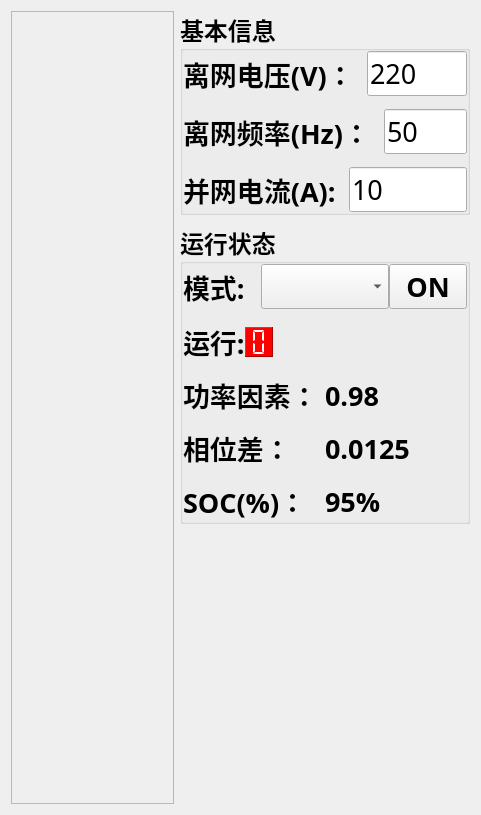
      <widget class="QWidget" name="page">
       <layout class="QHBoxLayout" name="horizontalLayout">
        <item>
         <widget class="QFrame" name="frame">
          <property name="sizePolicy">
           <sizepolicy hsizetype="Preferred" vsizetype="Preferred">
            <horstretch>5</horstretch>
            <verstretch>0</verstretch>
           </sizepolicy>
          </property>
          <property name="frameShape">
           <enum>QFrame::StyledPanel</enum>
          </property>
          <property name="frameShadow">
           <enum>QFrame::Raised</enum>
          </property>
          <layout class="QVBoxLayout" name="verticalLayout">
           <property name="spacing">
            <number>0</number>
           </property>
           <property name="leftMargin">
            <number>0</number>
           </property>
           <property name="topMargin">
            <number>0</number>
           </property>
           <property name="rightMargin">
            <number>0</number>
           </property>
           <property name="bottomMargin">
            <number>0</number>
           </property>
           <item>
            <widget class="QWidget" name="widget_11" native="true">
             <property name="sizePolicy">
              <sizepolicy hsizetype="Preferred" vsizetype="Preferred">
               <horstretch>0</horstretch>
               <verstretch>0</verstretch>
              </sizepolicy>
             </property>
             <layout class="QHBoxLayout" name="horizontalLayout_8">
              <property name="spacing">
               <number>0</number>
              </property>
              <property name="leftMargin">
               <number>0</number>
              </property>
              <property name="topMargin">
               <number>0</number>
              </property>
              <property name="rightMargin">
               <number>0</number>
              </property>
              <property name="bottomMargin">
               <number>0</number>
              </property>
              <item>
               <widget class="HSDial" name="lwyb" native="true"/>
              </item>
              <item>
               <widget class="HSDial" name="smbyb" native="true"/>
              </item>
             </layout>
            </widget>
           </item>
           <item>
            <widget class="QCustomPlot" name="dlcustomplot" native="true">
             <property name="sizePolicy">
              <sizepolicy hsizetype="Preferred" vsizetype="Preferred">
               <horstretch>0</horstretch>
               <verstretch>0</verstretch>
              </sizepolicy>
             </property>
             <property name="minimumSize">
              <size>
               <width>0</width>
               <height>0</height>
              </size>
             </property>
            </widget>
           </item>
          </layout>
         </widget>
        </item>
        <item>
         <widget class="QWidget" name="widget_2" native="true">
          <property name="sizePolicy">
           <sizepolicy hsizetype="Preferred" vsizetype="Preferred">
            <horstretch>2</horstretch>
            <verstretch>0</verstretch>
           </sizepolicy>
          </property>
          <layout class="QVBoxLayout" name="verticalLayout_3">
           <property name="spacing">
            <number>9</number>
           </property>
           <property name="leftMargin">
            <number>0</number>
           </property>
           <property name="topMargin">
            <number>0</number>
           </property>
           <property name="rightMargin">
            <number>0</number>
           </property>
           <property name="bottomMargin">
            <number>0</number>
           </property>
           <item>
            <widget class="QGroupBox" name="groupBox">
             <property name="sizePolicy">
              <sizepolicy hsizetype="Preferred" vsizetype="Preferred">
               <horstretch>0</horstretch>
               <verstretch>0</verstretch>
              </sizepolicy>
             </property>
             <property name="font">
              <font>
               <family>Microsoft YaHei</family>
               <pointsize>18</pointsize>
               <bold>true</bold>
              </font>
             </property>
             <property name="title">
              <string>基本信息</string>
             </property>
             <layout class="QVBoxLayout" name="verticalLayout_6" stretch="0">
              <property name="spacing">
               <number>0</number>
              </property>
              <property name="leftMargin">
               <number>0</number>
              </property>
              <property name="topMargin">
               <number>0</number>
              </property>
              <property name="rightMargin">
               <number>0</number>
              </property>
              <property name="bottomMargin">
               <number>0</number>
              </property>
              <item>
               <widget class="QWidget" name="widget_8" native="true">
                <property name="sizePolicy">
                 <sizepolicy hsizetype="Preferred" vsizetype="Preferred">
                  <horstretch>0</horstretch>
                  <verstretch>0</verstretch>
                 </sizepolicy>
                </property>
                <layout class="QVBoxLayout" name="verticalLayout_7">
                 <property name="spacing">
                  <number>13</number>
                 </property>
                 <property name="leftMargin">
                  <number>0</number>
                 </property>
                 <property name="topMargin">
                  <number>0</number>
                 </property>
                 <property name="rightMargin">
                  <number>0</number>
                 </property>
                 <property name="bottomMargin">
                  <number>0</number>
                 </property>
                 <item>
                  <widget class="QWidget" name="widget_13" native="true">
                   <property name="sizePolicy">
                    <sizepolicy hsizetype="Preferred" vsizetype="Preferred">
                     <horstretch>0</horstretch>
                     <verstretch>0</verstretch>
                    </sizepolicy>
                   </property>
                   <layout class="QHBoxLayout" name="horizontalLayout_2">
                    <property name="spacing">
                     <number>13</number>
                    </property>
                    <property name="leftMargin">
                     <number>0</number>
                    </property>
                    <property name="topMargin">
                     <number>0</number>
                    </property>
                    <property name="rightMargin">
                     <number>0</number>
                    </property>
                    <property name="bottomMargin">
                     <number>0</number>
                    </property>
                    <item>
                     <widget class="QLabel" name="label_9">
                      <property name="sizePolicy">
                       <sizepolicy hsizetype="Preferred" vsizetype="Preferred">
                        <horstretch>0</horstretch>
                        <verstretch>0</verstretch>
                       </sizepolicy>
                      </property>
                      <property name="font">
                       <font>
                        <family>Microsoft YaHei</family>
                        <pointsize>20</pointsize>
                        <bold>true</bold>
                       </font>
                      </property>
                      <property name="text">
                       <string>离网电压(V)：</string>
                      </property>
                     </widget>
                    </item>
                    <item>
                     <widget class="QLineEdit" name="lelwv">
                      <property name="sizePolicy">
                       <sizepolicy hsizetype="Preferred" vsizetype="Preferred">
                        <horstretch>0</horstretch>
                        <verstretch>0</verstretch>
                       </sizepolicy>
                      </property>
                      <property name="font">
                       <font>
                        <family>Microsoft YaHei</family>
                        <pointsize>20</pointsize>
                        <bold>false</bold>
                       </font>
                      </property>
                      <property name="text">
                       <string>220</string>
                      </property>
                     </widget>
                    </item>
                   </layout>
                  </widget>
                 </item>
                 <item>
                  <widget class="QWidget" name="widget_14" native="true">
                   <property name="sizePolicy">
                    <sizepolicy hsizetype="Preferred" vsizetype="Preferred">
                     <horstretch>0</horstretch>
                     <verstretch>0</verstretch>
                    </sizepolicy>
                   </property>
                   <layout class="QHBoxLayout" name="horizontalLayout_12">
                    <property name="spacing">
                     <number>13</number>
                    </property>
                    <property name="leftMargin">
                     <number>0</number>
                    </property>
                    <property name="topMargin">
                     <number>0</number>
                    </property>
                    <property name="rightMargin">
                     <number>0</number>
                    </property>
                    <property name="bottomMargin">
                     <number>0</number>
                    </property>
                    <item>
                     <widget class="QLabel" name="label_8">
                      <property name="sizePolicy">
                       <sizepolicy hsizetype="Preferred" vsizetype="Preferred">
                        <horstretch>0</horstretch>
                        <verstretch>0</verstretch>
                       </sizepolicy>
                      </property>
                      <property name="font">
                       <font>
                        <family>Microsoft YaHei</family>
                        <pointsize>20</pointsize>
                        <bold>true</bold>
                       </font>
                      </property>
                      <property name="text">
                       <string>离网频率(Hz)：</string>
                      </property>
                     </widget>
                    </item>
                    <item>
                     <widget class="QLineEdit" name="lelwhz">
                      <property name="sizePolicy">
                       <sizepolicy hsizetype="Preferred" vsizetype="Preferred">
                        <horstretch>0</horstretch>
                        <verstretch>0</verstretch>
                       </sizepolicy>
                      </property>
                      <property name="font">
                       <font>
                        <family>Microsoft YaHei</family>
                        <pointsize>20</pointsize>
                        <bold>false</bold>
                       </font>
                      </property>
                      <property name="text">
                       <string>50</string>
                      </property>
                     </widget>
                    </item>
                   </layout>
                  </widget>
                 </item>
                 <item>
                  <widget class="QWidget" name="widget_15" native="true">
                   <property name="sizePolicy">
                    <sizepolicy hsizetype="Preferred" vsizetype="Preferred">
                     <horstretch>0</horstretch>
                     <verstretch>0</verstretch>
                    </sizepolicy>
                   </property>
                   <layout class="QHBoxLayout" name="horizontalLayout_13">
                    <property name="spacing">
                     <number>13</number>
                    </property>
                    <property name="leftMargin">
                     <number>0</number>
                    </property>
                    <property name="topMargin">
                     <number>0</number>
                    </property>
                    <property name="rightMargin">
                     <number>0</number>
                    </property>
                    <property name="bottomMargin">
                     <number>0</number>
                    </property>
                    <item>
                     <widget class="QLabel" name="label_7">
                      <property name="sizePolicy">
                       <sizepolicy hsizetype="Preferred" vsizetype="Preferred">
                        <horstretch>0</horstretch>
                        <verstretch>0</verstretch>
                       </sizepolicy>
                      </property>
                      <property name="font">
                       <font>
                        <family>Microsoft YaHei</family>
                        <pointsize>20</pointsize>
                        <bold>true</bold>
                       </font>
                      </property>
                      <property name="text">
                       <string>并网电流(A):</string>
                      </property>
                     </widget>
                    </item>
                    <item>
                     <widget class="QLineEdit" name="lebwa">
                      <property name="sizePolicy">
                       <sizepolicy hsizetype="Preferred" vsizetype="Preferred">
                        <horstretch>0</horstretch>
                        <verstretch>0</verstretch>
                       </sizepolicy>
                      </property>
                      <property name="font">
                       <font>
                        <family>Microsoft YaHei</family>
                        <pointsize>20</pointsize>
                        <bold>false</bold>
                       </font>
                      </property>
                      <property name="text">
                       <string>10</string>
                      </property>
                     </widget>
                    </item>
                   </layout>
                  </widget>
                 </item>
                </layout>
               </widget>
              </item>
             </layout>
            </widget>
           </item>
           <item>
            <widget class="QGroupBox" name="groupBox_3">
             <property name="sizePolicy">
              <sizepolicy hsizetype="Preferred" vsizetype="Preferred">
               <horstretch>0</horstretch>
               <verstretch>0</verstretch>
              </sizepolicy>
             </property>
             <property name="font">
              <font>
               <family>Microsoft YaHei</family>
               <pointsize>18</pointsize>
               <bold>true</bold>
              </font>
             </property>
             <property name="title">
              <string>运行状态</string>
             </property>
             <layout class="QVBoxLayout" name="verticalLayout_4" stretch="0,0,0,0,0">
              <property name="spacing">
               <number>13</number>
              </property>
              <property name="leftMargin">
               <number>0</number>
              </property>
              <property name="topMargin">
               <number>0</number>
              </property>
              <property name="rightMargin">
               <number>0</number>
              </property>
              <property name="bottomMargin">
               <number>0</number>
              </property>
              <item>
               <widget class="QWidget" name="widget_3" native="true">
                <property name="sizePolicy">
                 <sizepolicy hsizetype="Preferred" vsizetype="Preferred">
                  <horstretch>0</horstretch>
                  <verstretch>0</verstretch>
                 </sizepolicy>
                </property>
                <layout class="QHBoxLayout" name="horizontalLayout_3">
                 <property name="spacing">
                  <number>0</number>
                 </property>
                 <property name="leftMargin">
                  <number>0</number>
                 </property>
                 <property name="topMargin">
                  <number>0</number>
                 </property>
                 <property name="rightMargin">
                  <number>0</number>
                 </property>
                 <property name="bottomMargin">
                  <number>0</number>
                 </property>
                 <item>
                  <widget class="QLabel" name="label_105">
                   <property name="sizePolicy">
                    <sizepolicy hsizetype="Preferred" vsizetype="Preferred">
                     <horstretch>0</horstretch>
                     <verstretch>0</verstretch>
                    </sizepolicy>
                   </property>
                   <property name="font">
                    <font>
                     <family>Microsoft YaHei</family>
                     <pointsize>20</pointsize>
                     <bold>true</bold>
                    </font>
                   </property>
                   <property name="text">
                    <string>模式:</string>
                   </property>
                  </widget>
                 </item>
                 <item>
                  <widget class="QComboBox" name="cbmodeout">
                   <property name="sizePolicy">
                    <sizepolicy hsizetype="Preferred" vsizetype="Preferred">
                     <horstretch>0</horstretch>
                     <verstretch>0</verstretch>
                    </sizepolicy>
                   </property>
                   <property name="font">
                    <font>
                     <family>Microsoft YaHei</family>
                     <pointsize>20</pointsize>
                     <bold>false</bold>
                    </font>
                   </property>
                   <property name="editable">
                    <bool>false</bool>
                   </property>
                   <property name="currentText">
                    <string/>
                   </property>
                  </widget>
                 </item>
                 <item>
                  <widget class="QToolButton" name="tbONOFF">
                   <property name="sizePolicy">
                    <sizepolicy hsizetype="Preferred" vsizetype="Preferred">
                     <horstretch>0</horstretch>
                     <verstretch>0</verstretch>
                    </sizepolicy>
                   </property>
                   <property name="font">
                    <font>
                     <family>Microsoft YaHei</family>
                     <pointsize>20</pointsize>
                     <bold>true</bold>
                    </font>
                   </property>
                   <property name="text">
                    <string>ON</string>
                   </property>
                  </widget>
                 </item>
                </layout>
               </widget>
              </item>
              <item>
               <widget class="QWidget" name="widget_5" native="true">
                <property name="sizePolicy">
                 <sizepolicy hsizetype="Preferred" vsizetype="Fixed">
                  <horstretch>0</horstretch>
                  <verstretch>0</verstretch>
                 </sizepolicy>
                </property>
                <layout class="QHBoxLayout" name="horizontalLayout_4">
                 <property name="spacing">
                  <number>0</number>
                 </property>
                 <property name="leftMargin">
                  <number>0</number>
                 </property>
                 <property name="topMargin">
                  <number>0</number>
                 </property>
                 <property name="rightMargin">
                  <number>0</number>
                 </property>
                 <property name="bottomMargin">
                  <number>0</number>
                 </property>
                 <item>
                  <widget class="QLabel" name="label_107">
                   <property name="sizePolicy">
                    <sizepolicy hsizetype="Preferred" vsizetype="Preferred">
                     <horstretch>0</horstretch>
                     <verstretch>0</verstretch>
                    </sizepolicy>
                   </property>
                   <property name="font">
                    <font>
                     <family>Microsoft YaHei</family>
                     <pointsize>20</pointsize>
                     <bold>true</bold>
                    </font>
                   </property>
                   <property name="text">
                    <string>运行:</string>
                   </property>
                  </widget>
                 </item>
                 <item>
                  <widget class="QLCDNumber" name="lcd_rx_b_7">
                   <property name="sizePolicy">
                    <sizepolicy hsizetype="Preferred" vsizetype="Minimum">
                     <horstretch>0</horstretch>
                     <verstretch>0</verstretch>
                    </sizepolicy>
                   </property>
                   <property name="maximumSize">
                    <size>
                     <width>30</width>
                     <height>30</height>
                    </size>
                   </property>
                   <property name="autoFillBackground">
                    <bool>false</bool>
                   </property>
                   <property name="styleSheet">
                    <string notr="true">background-color: rgb(255, 0, 0);
color: rgb(255, 255, 255);</string>
                   </property>
                   <property name="frameShape">
                    <enum>QFrame::Panel</enum>
                   </property>
                   <property name="frameShadow">
                    <enum>QFrame::Raised</enum>
                   </property>
                   <property name="lineWidth">
                    <number>1</number>
                   </property>
                   <property name="midLineWidth">
                    <number>0</number>
                   </property>
                   <property name="digitCount">
                    <number>1</number>
                   </property>
                   <property name="mode">
                    <enum>QLCDNumber::Bin</enum>
                   </property>
                   <property name="segmentStyle">
                    <enum>QLCDNumber::Flat</enum>
                   </property>
                   <property name="intValue" stdset="0">
                    <number>0</number>
                   </property>
                  </widget>
                 </item>
                 <item>
                  <spacer name="horizontalSpacer">
                   <property name="orientation">
                    <enum>Qt::Horizontal</enum>
                   </property>
                   <property name="sizeType">
                    <enum>QSizePolicy::Expanding</enum>
                   </property>
                   <property name="sizeHint" stdset="0">
                    <size>
                     <width>40</width>
                     <height>20</height>
                    </size>
                   </property>
                  </spacer>
                 </item>
                </layout>
               </widget>
              </item>
              <item>
               <widget class="QWidget" name="widget_6" native="true">
                <property name="sizePolicy">
                 <sizepolicy hsizetype="Preferred" vsizetype="Preferred">
                  <horstretch>0</horstretch>
                  <verstretch>0</verstretch>
                 </sizepolicy>
                </property>
                <layout class="QHBoxLayout" name="horizontalLayout_5">
                 <property name="spacing">
                  <number>0</number>
                 </property>
                 <property name="leftMargin">
                  <number>0</number>
                 </property>
                 <property name="topMargin">
                  <number>0</number>
                 </property>
                 <property name="rightMargin">
                  <number>0</number>
                 </property>
                 <property name="bottomMargin">
                  <number>0</number>
                 </property>
                 <item>
                  <widget class="QLabel" name="label">
                   <property name="sizePolicy">
                    <sizepolicy hsizetype="Preferred" vsizetype="Preferred">
                     <horstretch>0</horstretch>
                     <verstretch>0</verstretch>
                    </sizepolicy>
                   </property>
                   <property name="font">
                    <font>
                     <family>Microsoft YaHei</family>
                     <pointsize>20</pointsize>
                     <bold>true</bold>
                    </font>
                   </property>
                   <property name="text">
                    <string>功率因素：</string>
                   </property>
                  </widget>
                 </item>
                 <item>
                  <widget class="QLabel" name="lblglyz">
                   <property name="sizePolicy">
                    <sizepolicy hsizetype="Preferred" vsizetype="Preferred">
                     <horstretch>0</horstretch>
                     <verstretch>0</verstretch>
                    </sizepolicy>
                   </property>
                   <property name="font">
                    <font>
                     <family>Microsoft YaHei</family>
                     <pointsize>20</pointsize>
                     <bold>true</bold>
                    </font>
                   </property>
                   <property name="text">
                    <string>0.98</string>
                   </property>
                  </widget>
                 </item>
                </layout>
               </widget>
              </item>
              <item>
               <widget class="QWidget" name="widget_7" native="true">
                <property name="sizePolicy">
                 <sizepolicy hsizetype="Preferred" vsizetype="Preferred">
                  <horstretch>0</horstretch>
                  <verstretch>0</verstretch>
                 </sizepolicy>
                </property>
                <layout class="QHBoxLayout" name="horizontalLayout_6">
                 <property name="spacing">
                  <number>0</number>
                 </property>
                 <property name="leftMargin">
                  <number>0</number>
                 </property>
                 <property name="topMargin">
                  <number>0</number>
                 </property>
                 <property name="rightMargin">
                  <number>0</number>
                 </property>
                 <property name="bottomMargin">
                  <number>0</number>
                 </property>
                 <item>
                  <widget class="QLabel" name="label_3">
                   <property name="sizePolicy">
                    <sizepolicy hsizetype="Preferred" vsizetype="Preferred">
                     <horstretch>0</horstretch>
                     <verstretch>0</verstretch>
                    </sizepolicy>
                   </property>
                   <property name="font">
                    <font>
                     <family>Microsoft YaHei</family>
                     <pointsize>20</pointsize>
                     <bold>true</bold>
                    </font>
                   </property>
                   <property name="text">
                    <string>相位差：</string>
                   </property>
                  </widget>
                 </item>
                 <item>
                  <widget class="QLabel" name="lblxwc">
                   <property name="sizePolicy">
                    <sizepolicy hsizetype="Preferred" vsizetype="Preferred">
                     <horstretch>0</horstretch>
                     <verstretch>0</verstretch>
                    </sizepolicy>
                   </property>
                   <property name="font">
                    <font>
                     <family>Microsoft YaHei</family>
                     <pointsize>20</pointsize>
                     <bold>true</bold>
                    </font>
                   </property>
                   <property name="text">
                    <string>0.0125</string>
                   </property>
                  </widget>
                 </item>
                </layout>
               </widget>
              </item>
              <item>
               <widget class="QWidget" name="widget_18" native="true">
                <property name="sizePolicy">
                 <sizepolicy hsizetype="Preferred" vsizetype="Preferred">
                  <horstretch>0</horstretch>
                  <verstretch>0</verstretch>
                 </sizepolicy>
                </property>
                <layout class="QHBoxLayout" name="horizontalLayout_7">
                 <property name="spacing">
                  <number>0</number>
                 </property>
                 <property name="leftMargin">
                  <number>0</number>
                 </property>
                 <property name="topMargin">
                  <number>0</number>
                 </property>
                 <property name="rightMargin">
                  <number>0</number>
                 </property>
                 <property name="bottomMargin">
                  <number>0</number>
                 </property>
                 <item>
                  <widget class="QLabel" name="label_5">
                   <property name="sizePolicy">
                    <sizepolicy hsizetype="Preferred" vsizetype="Preferred">
                     <horstretch>0</horstretch>
                     <verstretch>0</verstretch>
                    </sizepolicy>
                   </property>
                   <property name="font">
                    <font>
                     <family>Microsoft YaHei</family>
                     <pointsize>20</pointsize>
                     <bold>true</bold>
                    </font>
                   </property>
                   <property name="text">
                    <string>SOC(%)：</string>
                   </property>
                  </widget>
                 </item>
                 <item>
                  <widget class="QLabel" name="lblsoc">
                   <property name="sizePolicy">
                    <sizepolicy hsizetype="Preferred" vsizetype="Preferred">
                     <horstretch>0</horstretch>
                     <verstretch>0</verstretch>
                    </sizepolicy>
                   </property>
                   <property name="font">
                    <font>
                     <family>Microsoft YaHei</family>
                     <pointsize>20</pointsize>
                     <bold>true</bold>
                    </font>
                   </property>
                   <property name="text">
                    <string>95%</string>
                   </property>
                  </widget>
                 </item>
                </layout>
               </widget>
              </item>
             </layout>
            </widget>
           </item>
           <item>
            <spacer name="verticalSpacer">
             <property name="orientation">
              <enum>Qt::Vertical</enum>
             </property>
             <property name="sizeHint" stdset="0">
              <size>
               <width>20</width>
               <height>280</height>
              </size>
             </property>
            </spacer>
           </item>
          </layout>
         </widget>
        </item>
       </layout>
      </widget>
